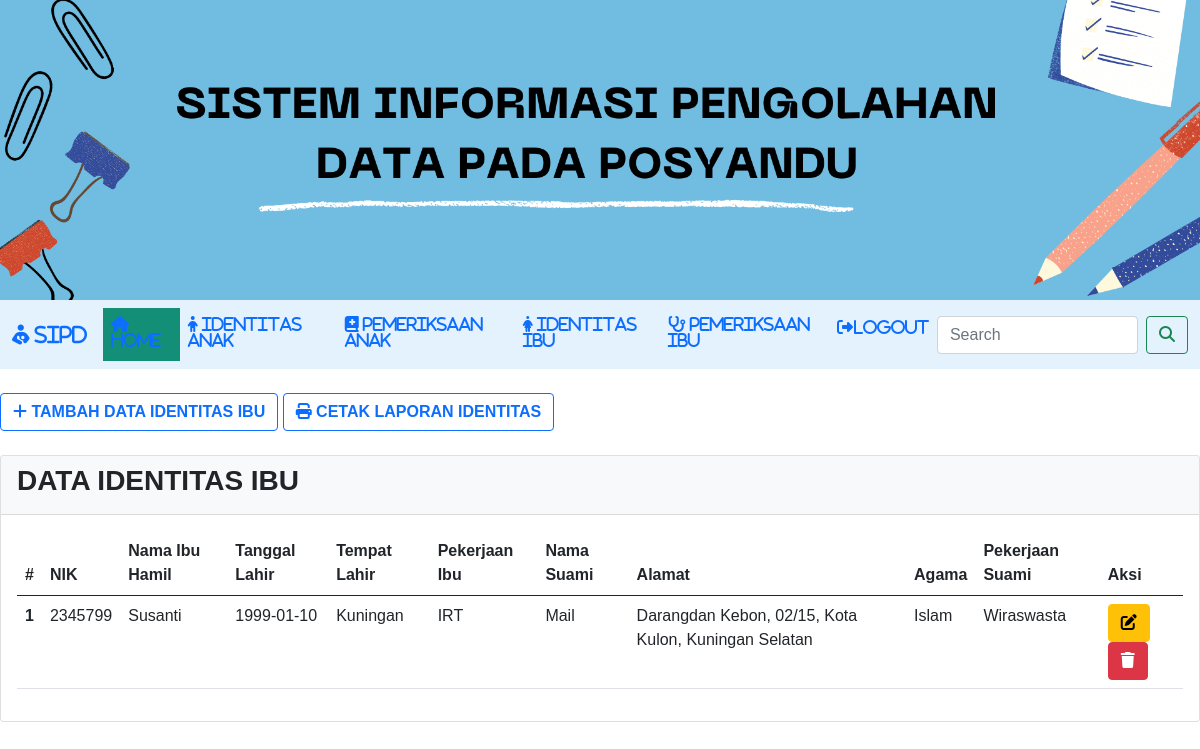
The page /ibu_hamil.php on the database its author committed.
### tables this page shows
CREATE TABLE `ibu_hamil` (
  `id` int(11) NOT NULL,
  `nik` int(25) NOT NULL,
  `nama_ibu` varchar(100) NOT NULL,
  `tgl` date NOT NULL,
  `tempat_lahir` varchar(50) NOT NULL,
  `pekerjaan_ibu` varchar(50) NOT NULL,
  `nama_suami` varchar(100) NOT NULL,
  `alamat` varchar(100) NOT NULL,
  `agama` enum('Islam','Kristen','Khatolik','Hindu','Budha') NOT NULL,
  `pekerjaan` varchar(50) NOT NULL
);

### ibu_hamil.php (the view, shortened to what this page needs)
<?php
include "koneksi.php";
?>
<!DOCTYPE html>
<html lang="en">
<head>
    <link rel="stylesheet" type="text/css" href="style1.css">
    <link rel="stylesheet" href="https://cdnjs.cloudflare.com/ajax/libs/font-awesome/6.2.1/css/all.min.css" />
    <link href="https://cdn.jsdelivr.net/npm/bootstrap@5.0.0-beta2/dist/css/bootstrap.min.css" rel="stylesheet">
</head>
<body>
        <tr>
			<img src="header.png" width="100%" height="50%">
		</tr>
	<header>
    <nav class="navbar navbar-expand-lg bg-body-tertiary" style="background-color: #e3f2fd;">
  <div class="container-fluid">
    <a class="navbar-brand" href="index.php"><i class="fa-solid fa-person-breastfeeding"> SIPD</i></a>
    <div class="nav justify-content-center" id="navbarSupportedContent">
      <ul class="navbar-nav me-auto mb-2 mb-lg-0" >
        <li class="nav-item">
          <a class="nav-link active" aria-current="page" href="index.php"><i class="fa-solid fa-house"> Home </i></a>
        </li>
        <li class="nav-item">
          <a class="nav-link" href="identitas_anak.php"><i class="fa-solid fa-child"> IDENTITAS ANAK</i></a>
        </li>
        <li class="nav-item">
          <a class="nav-link" href="data.php"><i class="fa-solid fa-book-medical"> PEMERIKSAAN ANAK</i></a>
        </li>
        <li class="nav-item">
          <a class="nav-link" href="ibu_hamil.php"><i class="fa-solid fa-person-dress"> IDENTITAS IBU</i></a>
        </li>
        <li class="nav-item">
          <a class="nav-link" href="data_ibuhamil.php"><i class="fa-solid fa-stethoscope"> PEMERIKSAAN IBU</i></a>
        </li>
        <li class="nav-item">
          <a class="nav-link" href="logout.php"><i class="fa-solid fa-right-from-bracket">LOGOUT</i></a>
        </li>
      </ul>
      </div>
      <form class="d-flex" role="search">
        <input class="form-control me-2" type="search" placeholder="Search" aria-label="Search">
        <button class="btn btn-outline-success" type="submit"><i class="fa-sharp fa-solid fa-magnifying-glass"></i></button>
    </form>
        </div>
    </nav>
        <br>
    <div class>
        <a href="tambah_identitas_ibu.php" button class="btn btn-outline-primary"  type="button"><i class="fa-solid fa-plus"><b></i> TAMBAH DATA IDENTITAS IBU </b></i></a>
        <a href="cetak_laporan_ibuhamil.php" button class="btn btn-outline-primary"  type="button" > <i class="fa-solid fa-print"></i><b> CETAK LAPORAN IDENTITAS </b></i></a>
    </div><br>
        <div class="card">
            <div class="card-header bg-black bg-light">
            <h3><b>DATA IDENTITAS IBU</b></h3>
            </div>
            <div class="card-body">
                <table class="table">
                    <thead>
                        <tr>
                            <th scope="col">#</th>
                            <th scope="col">NIK</th>
                            <th scope="col">Nama Ibu Hamil</th>
                            <th scope="col">Tanggal Lahir</th>
                            <th scope="col">Tempat Lahir</th>
                            <th scope="col">Pekerjaan Ibu</th>
                            <th scope="col">Nama Suami</th>
                            <th scope="col">Alamat</th>
                            <th scope="col">Agama</th>
                            <th scope="col">Pekerjaan Suami</th>
                            <th scope="col">Aksi</th>
                        </tr>
                    </thead>
                    <tbody>
                        <?php
                        $sql2   = "select * from ibu_hamil order by id desc";
                        $q2     = mysqli_query($koneksi, $sql2);
                        $urut   = 1;
                        while ($r2 = mysqli_fetch_array($q2)) {
                            $id             = $r2['id'];
                            $nik            = $r2['nik'];
                            $nama_ibu       = $r2['nama_ibu'];
                            $tgl            = $r2['tgl'];
                            $tempat_lahir   = $r2['tempat_lahir'];
                            $pekerjaan_ibu  = $r2['pekerjaan_ibu'];
                            $nama_suami     = $r2['nama_suami'];
                            $alamat         = $r2['alamat'];
                            $agama          = $r2['agama'];
                            $pekerjaan      = $r2['pekerjaan'];
                        ?>
                            <tr>
                                <th scope="row"><?php echo $urut++ ?></th>
                                <td scope="row"><?php echo $nik ?></td>
                                <td scope="row"><?php echo $nama_ibu ?></td>
                                <td scope="row"><?php echo $tgl ?></td>
                                <td scope="row"><?php echo $tempat_lahir ?></td>
                                <td scope="row"><?php echo $pekerjaan_ibu ?></td>
                                <td scope="row"><?php echo $nama_suami ?></td>
                                <td scope="row"><?php echo $alamat ?></td>
                                <td scope="row"><?php echo $agama ?></td>
                                <td scope="row"><?php echo $pekerjaan ?></td>
                                <td scope="row">
                                    <a href="tambah_identitas_ibu.php?op=edit&id=<?php echo $id ?>"><button type="button" class="btn btn-warning"><i class="fa-solid fa-pen-to-square"></i></button></a>
                                    <a href="tambah_identitas_ibu.php?op=delete&id=<?php echo $id?>" onclick="return confirm('Yakin mau delete data?')"><button type="button" class="btn btn-danger"><i class="fa-solid fa-trash"></i></button></a>
                                </td>
                            </tr>
                        <?php
                        }
                        ?>
                    </tbody>
                </table>
            </div>
        </div>
</body>
</html>

### style1.css (style rules this page uses)
* { padding:0; margin:0; font-family: sans-serif; }
a { color: inherit; text-decoration: none; }
header ul { float: right; }
header ul li { display: inline-block; }
header ul li a { padding:25px 20px; display: inline-block; }
.active { background-color: #148F77; color: #fff; }

### rows shown on the page
ibu_hamil: nik "2345799", nama_ibu "Susanti", tgl "1999-01-10", tempat_lahir "Kuningan", pekerjaan_ibu "IRT", nama_suami "Mail", alamat "Darangdan Kebon, 02/15, Kota Kulon, Kuningan Selatan", agama "Islam", pekerjaan "Wiraswasta"
